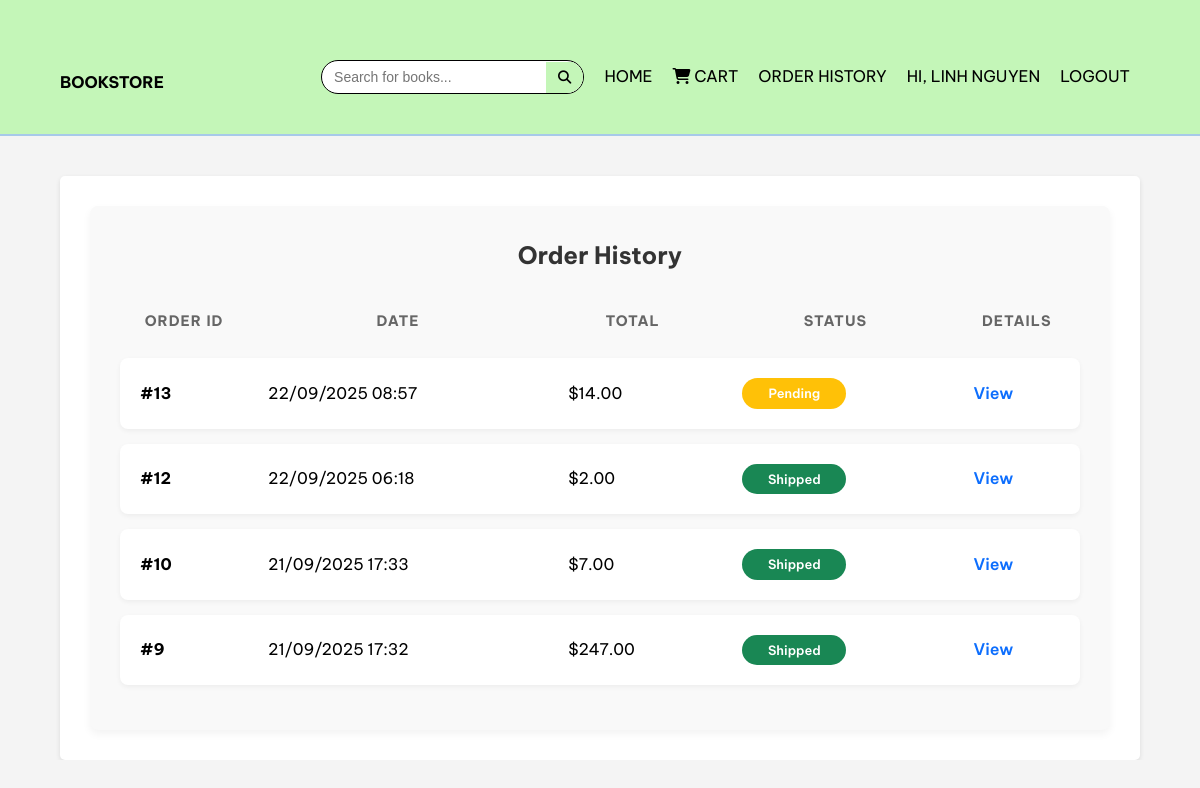
Screenshot of /order_history.php (signed in) with the database file from the repository.
### tables this page shows
CREATE TABLE `orders` (
  `id` int(11) NOT NULL,
  `user_id` int(11) DEFAULT NULL,
  `total` decimal(10,2) NOT NULL,
  `status` enum('pending','processing','shipped','cancelled') NOT NULL DEFAULT 'pending',
  `customer_name` varchar(100) NOT NULL,
  `delivery_address` text NOT NULL,
  `phone_number` varchar(20) NOT NULL,
  `created_at` timestamp NOT NULL DEFAULT current_timestamp()
);

### order_history.php (the view, shortened to what this page needs)
<?php
require_once 'config/db.php';
include 'header.php';
$user_id = $_SESSION['user_id'];
$stmt = $conn->prepare("SELECT * FROM orders WHERE user_id = ? ORDER BY created_at DESC");
$stmt->bind_param("i", $user_id);
$stmt->execute();
$orders = $stmt->get_result();
?>
<div class="order-history-container">
    <h2>Order History</h2>
    <?php if ($orders->num_rows > 0): ?>
        <table class="order-table">
            <thead>
                <tr>
                    <th>Order ID</th>
                    <th>Date</th>
                    <th>Total</th>
                    <th>Status</th>
                    <th>Details</th>
                </tr>
            </thead>
            <tbody>
                <?php while ($order = $orders->fetch_assoc()): ?>
                    <?php
                        $status_class = '';
                        switch($order['status']) {
                            case 'pending':
                                $status_class = 'status-pending';
                                break;
                            case 'shipped':
                                $status_class = 'status-shipped';
                                break;
                        }
                    ?>
                    <tr>
                        <td><strong>#<?php echo $order['id']; ?></strong></td>
                        <td><?php echo date("d/m/Y H:i", strtotime($order['created_at'])); ?></td>
                        <td>$<?php echo number_format($order['total'], 2); ?></td>
                        <td>
                            <span class="status-badge <?php echo $status_class; ?>">
                                <?php echo htmlspecialchars(ucfirst($order['status'])); ?>
                            </span>
                        </td>
                        <td><a href="order_detail.php?id=<?php echo $order['id']; ?>">View</a></td>
                    </tr>
                <?php endwhile; ?>
            </tbody>
        </table>
    <?php else: ?>
        <p>You have not placed any orders yet.</p>
    <?php endif; ?>
</div>

### header.php (shortened to what this page needs)
<!DOCTYPE html>
<html lang="en">
<head>
    <link rel="stylesheet" href="style.css">
    <link rel="stylesheet" href="https://cdnjs.cloudflare.com/ajax/libs/font-awesome/6.5.2/css/all.min.css">
</head>
<body>
    <header>
        <div class="container">
            <div id="branding">
                <h1><a href="index.php">Bookstore</a></h1>
            </div>
            <nav>
                <ul>
                    <li class="search-bar-item">
                        <form action="index.php" method="get">
                            <input type="text" name="search" placeholder="Search for books..." value="<?php echo htmlspecialchars($_GET['search'] ?? ''); ?>">
                            <button type="submit"><i class="fas fa-search"></i></button>
                        </form>
                    </li>
                    <li><a href="index.php">Home</a></li>
                    <li><a href="cart.php"><i class="fas fa-shopping-cart"></i> Cart</a></li>
                    <?php if (isset($_SESSION['user_id'])): ?>
                        <li><a href="order_history.php">Order History</a></li>
                        <li><a href="profile.php">Hi, <?php echo htmlspecialchars($_SESSION['fullname']); ?></a></li>
                        <li><a href="logout.php" id="logout-link">Logout</a></li>
                    <?php else: ?>
                        <li><a href="login.php">Login</a></li>
                        <li><a href="register.php">Register</a></li>
                    <?php endif; ?>
                </ul>
            </nav>
        </div>
    </header>
    <div class="container">
        <div class="main-content">

### style.css (style rules this page uses)
body { font-family: Arial, sans-serif; line-height: 1.6; margin: 0; padding: 0; background: #f4f4f4; color: #000000; }
.container { width: 90%; max-width: 1200px; margin: auto; overflow: hidden; padding: 0 20px; }
header { background: #c4f6b8; color: #000000; padding-top: 20px; min-height: 70px; border-bottom: #a7c9e9 2px solid; margin-bottom: 20px; }
header .container { display: flex; align-items: center; justify-content: space-between; padding-top: 20px; padding-bottom: 20px; }
header #branding { float: none; }
header #branding h1 { margin: 0; font-size: 32px; }
header nav { float: none; margin-top: 0; flex-grow: 1; display: flex; justify-content: flex-end; }
header a { color: #000000; text-decoration: none; text-transform: uppercase; font-size: 16px; transition: color 0.3s; }
header ul { padding: 0; margin: 0; list-style: none; display: flex; align-items: center; flex-wrap: wrap; }
header ul li { float: none; display: inline-block; padding: 0 10px; }
.search-bar-item { order: -1; }
.search-bar-item form { display: flex; align-items: center; border: 1px solid #000; border-radius: 20px; overflow: hidden; background: #fff; }
.search-bar-item input[type="text"] { border: none; padding: 8px 12px; font-size: 14px; flex-grow: 1; width: 200px; background: transparent; }
.search-bar-item button { background: #c4f6b8; color: #000; border: none; padding: 8px 12px; cursor: pointer; transition: background-color 0.3s; }
.main-content { padding: 30px; background: #fff; margin-top: 20px; border-radius: 5px; box-shadow: 0 2px 5px rgba(0,0,0,0.1); }
form { max-width: 500px; margin: 20px auto; }
h2 { text-align: center; margin-bottom: 20px; }
body { font-family: 'Be Vietnam Pro', Arial, sans-serif; }
.status-badge { display: inline-block; padding: 4px 12px; border-radius: 20px; color: #fff; font-size: 0.9rem; font-weight: 600; margin-left: 5px; }
.order-history-container { padding: 30px; background-color: #f9f9f9; border-radius: 8px; box-shadow: 0 4px 8px rgba(0, 0, 0, 0.05); }
.order-history-container h2 { margin-top: 0; color: #333; }
.order-table { width: 100%; border-collapse: separate; border-spacing: 0 15px; }
.order-table thead tr th { font-size: 0.9rem; color: #666; text-transform: uppercase; letter-spacing: 1px; padding-bottom: 10px; }
.order-table tbody tr { background: #fff; border-radius: 8px; box-shadow: 0 2px 5px rgba(0, 0, 0, 0.05); transition: transform 0.2s; }
.order-table tbody tr td { padding: 20px; vertical-align: middle; }
.order-table tbody tr td:first-child { border-top-left-radius: 8px; border-bottom-left-radius: 8px; }
.order-table tbody tr td:last-child { border-top-right-radius: 8px; border-bottom-right-radius: 8px; }
.status-badge { padding: 5px 12px; border-radius: 20px; font-size: 0.8rem; font-weight: 600; color: #fff; display: inline-block; min-width: 80px; text-align: center; }
.status-pending { background-color: #ffc107; }
.status-shipped { background-color: #198754; }
.order-table a { text-decoration: none; color: #0d6efd; font-weight: 600; }

### rows the page displays
orders: id "13", created_at "22/09/2025 08:57", total "14.00", status "Pending"
orders: id "12", created_at "22/09/2025 06:18", total "2.00", status "Shipped"
orders: id "10", created_at "21/09/2025 17:33", total "7.00", status "Shipped"
orders: id "9", created_at "21/09/2025 17:32", total "247.00", status "Shipped"

### other values shown
$_SESSION['fullname'] "LINH NGUYEN"
